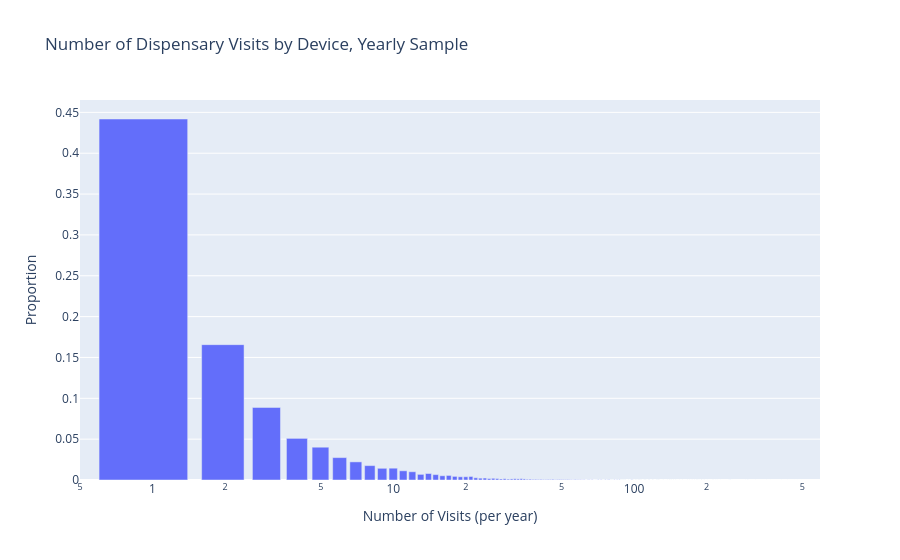
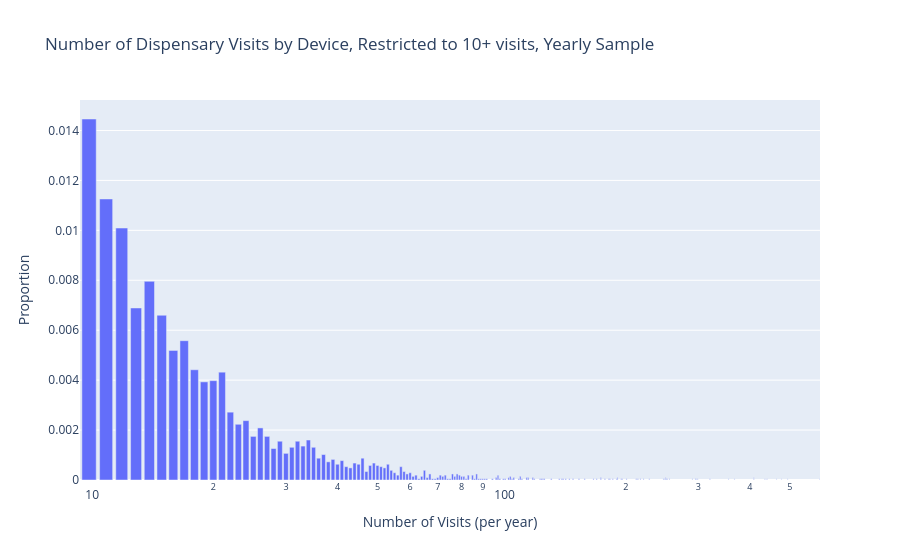

Notebook cell for these charts, in order:
### Code cell
### PART C, SUBPART II: DISPENSARY VISIT DISTRIBUTIONS
## Write-up: section 2, figures F2.1-F2.4
# Same as week 6 (only devices with at least one visit), counted per device per year/quarter instead of over all three years
for sample_title, sample_name, crosswalk, visits, period in SAMPLES:
    # (5) Graphing overall device dispensary visit distribution

    # Count rows for each device
    group_sizes = (
        visits
        .group_by(["caid_hash", period])
        .len()
        .rename({"len": "group_size"})
    )

    # Count the frequency of each group size and compute proportions
    size_distribution = (
        group_sizes
        .group_by("group_size")
        .len()
        .rename({"len": "count"})
        .sort("group_size")
        .with_columns(
            (pl.col("count") / pl.col("count").sum()).alias("proportion")
        )
    )

    # Convert to pandas for graphing
    df_plot = size_distribution.to_pandas()

    for min_visits in [1, 10, 50]:
        fig4 = px.bar(
            df_plot[df_plot["group_size"] >= min_visits],
            x="group_size",
            y="proportion",
            log_x=True,  # optional
            labels={
                "group_size": f"Number of Visits (per {period})",
                "proportion": "Proportion",
            },
            title="Number of Dispensary Visits by Device" + (f", Restricted to {min_visits}+ visits" if min_visits > 1 else "") + f", {sample_title}",
        )

        show(fig4, f"visits_by_device_{sample_name}" + (f"_{min_visits}plus" if min_visits > 1 else ""))

    # (6) Graphing weekly device dispensary visit distribution

    # Weekly count for each device's dispensary visits
    group_sizes = (
        visits
        .with_columns(
            ((pl.col("local_timestamp") + 4 * 86400) // (7 * 86400)).alias("week") # weeks elapsed, UNIX standard time (week starts on Monday to make weekend calculations easier)
        )
        .group_by(["caid_hash", period, "week"])
        .len()
        .rename({"len": "group_size"})
    )

    # Count the frequency of each group size and compute proportions
    size_distribution = (
        group_sizes
        .group_by("group_size")
        .len()
        .rename({"len": "count"})
        .sort("group_size")
        .with_columns(
            (pl.col("count") / pl.col("count").sum()).alias("proportion")
        )
    )

    # Convert to pandas for graphing
    df_plot = size_distribution.to_pandas()

    for min_visits in [1, 3, 7]:
        fig5 = px.bar(
            df_plot[df_plot["group_size"] >= min_visits],
            x="group_size",
            y="proportion",
            log_x=True,  # optional
            labels={
                "group_size": "Number of Visits",
                "proportion": "Proportion",
            },
            title="Number of Weekly Dispensary Visits by Device" + (f", Restricted to {min_visits}+ visits" if min_visits > 1 else "") + f", {sample_title}",
        )

        show(fig5, f"weekly_visits_by_device_{sample_name}" + (f"_{min_visits}plus" if min_visits > 1 else ""))

    print(sample_title, "| devices with a visit:", visits.select(["caid_hash", period]).unique().shape[0], "of", crosswalk.shape[0], "device-periods with a home")

### Figure 1 — Plotly figure (JSON) as saved in the notebook; plotly's stock layout.template omitted (floating-point values rounded to 4 significant figures; data arrays with more than 128 entries replaced by an {"elided": "..."} marker saying what was removed)
{"data": [{"hovertemplate": "Number of Visits (per year)=%{x}<br>Proportion=%{y}<extra></extra>", "legendgroup": "", "marker": {"color": "#636efa", "pattern": {"shape": ""}}, "name": "", "orientation": "v", "showlegend": false, "textposition": "auto", "type": "bar", "x": {"elided": "158 int values"}, "xaxis": "x", "y": {"elided": "158 float values"}, "yaxis": "y"}], "layout": {"barmode": "relative", "legend": {"tracegroupgap": 0}, "title": {"text": "Number of Dispensary Visits by Device, Yearly Sample"}, "xaxis": {"anchor": "y", "domain": [0.0, 1.0], "title": {"text": "Number of Visits (per year)"}, "type": "log"}, "yaxis": {"anchor": "x", "domain": [0.0, 1.0], "title": {"text": "Proportion"}}}}

### Figure 2 — Plotly figure (JSON) as saved in the notebook; plotly's stock layout.template omitted (floating-point values rounded to 4 significant figures; data arrays with more than 128 entries replaced by an {"elided": "..."} marker saying what was removed)
{"data": [{"hovertemplate": "Number of Visits (per year)=%{x}<br>Proportion=%{y}<extra></extra>", "legendgroup": "", "marker": {"color": "#636efa", "pattern": {"shape": ""}}, "name": "", "orientation": "v", "showlegend": false, "textposition": "auto", "type": "bar", "x": {"elided": "149 int values"}, "xaxis": "x", "y": {"elided": "149 float values"}, "yaxis": "y"}], "layout": {"barmode": "relative", "legend": {"tracegroupgap": 0}, "title": {"text": "Number of Dispensary Visits by Device, Restricted to 10+ visits, Yearly Sample"}, "xaxis": {"anchor": "y", "domain": [0.0, 1.0], "title": {"text": "Number of Visits (per year)"}, "type": "log"}, "yaxis": {"anchor": "x", "domain": [0.0, 1.0], "title": {"text": "Proportion"}}}}
